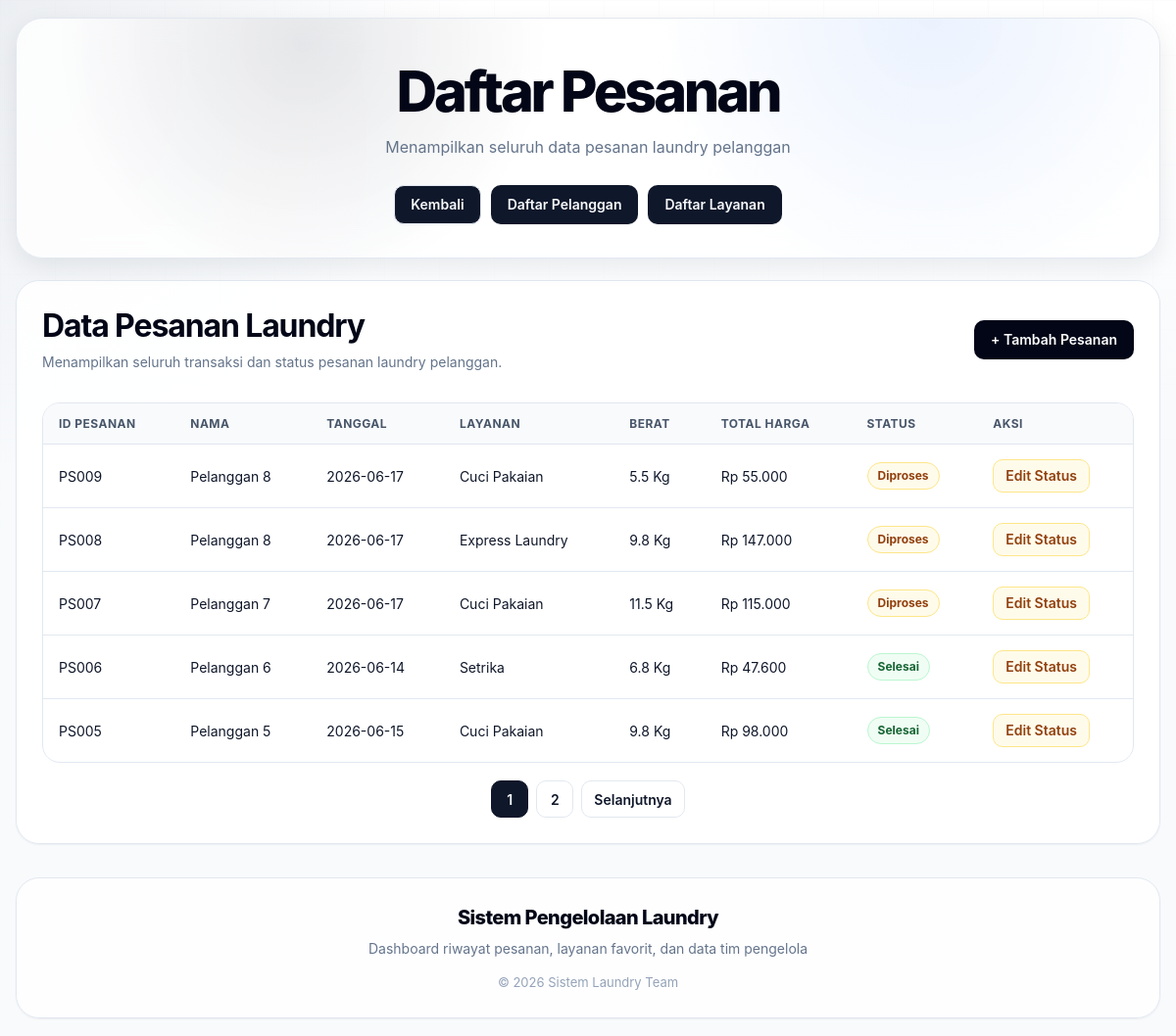
/pages/pesanan/daftar_pesanan.php, run on the app's committed database.
### tables this page shows
CREATE TABLE `pesanan` (
  `id_pesanan` char(5) NOT NULL,
  `id_pelanggan` char(5) NOT NULL,
  `tanggal_pesanan` varchar(20) NOT NULL,
  `status_pesanan` varchar(50) NOT NULL
);

CREATE TABLE `pelanggan` (
  `id_pelanggan` char(5) NOT NULL,
  `nama` varchar(100) NOT NULL,
  `no_telp` varchar(13) NOT NULL,
  `email` varchar(100) NOT NULL,
  `alamat` varchar(100) NOT NULL
);

CREATE TABLE `layanan` (
  `id_layanan` char(5) NOT NULL,
  `nama_layanan` varchar(100) NOT NULL,
  `harga_per_kg` char(10) NOT NULL
);

CREATE TABLE `detail_pesanan` (
  `id_detail` char(5) NOT NULL,
  `id_pesanan` char(5) NOT NULL,
  `id_layanan` char(5) NOT NULL,
  `berat_kg` float DEFAULT NULL
);

### pages/pesanan/daftar_pesanan.php (the view, shortened to what this page needs)
<?php
include "../../config/koneksi.php";
$limit = 5;
$halaman = isset($_GET['halaman']) ? (int) $_GET['halaman'] : 1;
$total_query = mysqli_query($koneksi, "
    SELECT COUNT(*) AS total_data
    FROM pesanan p
    JOIN pelanggan pl ON p.id_pelanggan = pl.id_pelanggan
    JOIN detail_pesanan dp ON p.id_pesanan = dp.id_pesanan
    JOIN layanan l ON dp.id_layanan = l.id_layanan
");
$total_data = mysqli_fetch_assoc($total_query)['total_data'];
$total_halaman = ceil($total_data / $limit);
$offset = ($halaman - 1) * $limit;
?>
<!DOCTYPE html>
<html lang="id">
<head>
    <link rel="stylesheet" href="../../assets/css/style.css">
</head>
<body>
<header class="hero-small">
    <h1>Daftar Pesanan</h1>
    <p>Menampilkan seluruh data pesanan laundry pelanggan</p>
    <div class="container-button">
        <a class="buttonx button-back" href="../../index.php">Kembali</a>
        <a class="buttonx" href="../pelanggan/daftar_pelanggan.php">Daftar Pelanggan</a>
        <a class="buttonx" href="../layanan/daftar_layanan.php">Daftar Layanan</a>
    </div>
</header>
<div class="container">
    <div class="top-section">
        <div>
            <h2 class="judul-left">Data Pesanan Laundry</h2>
            <p class="deskripsi-left">
                Menampilkan seluruh transaksi dan status pesanan laundry pelanggan.
            </p>
        </div>
        <a class="buttonx button-tambah" href="tambah_pesanan.php">
            + Tambah Pesanan
        </a>
    </div>
    <div class="content">
        <table>
            <tr>
                <th>ID Pesanan</th>
                <th>Nama</th>
                <th>Tanggal</th>
                <th>Layanan</th>
                <th>Berat</th>
                <th>Total Harga</th>
                <th>Status</th>
                <th>Aksi</th>
            </tr>
            <?php
            $query = mysqli_query($koneksi, "
                SELECT
                    p.id_pesanan,
                    pl.nama,
                    p.tanggal_pesanan,
                    l.nama_layanan,
                    dp.berat_kg,
                    l.harga_per_kg,
                    (dp.berat_kg * l.harga_per_kg) AS total_harga,
                    p.status_pesanan
                FROM pesanan p
                JOIN pelanggan pl ON p.id_pelanggan = pl.id_pelanggan
                JOIN detail_pesanan dp ON p.id_pesanan = dp.id_pesanan
                JOIN layanan l ON dp.id_layanan = l.id_layanan
                ORDER BY p.id_pesanan DESC
                LIMIT $limit OFFSET $offset
            ");
            while ($row = mysqli_fetch_array($query)) {
                $status = strtolower($row['status_pesanan']);
            ?>
            <tr>
                <td><?php echo $row['id_pesanan']; ?></td>
                <td><?php echo $row['nama']; ?></td>
                <td><?php echo $row['tanggal_pesanan']; ?></td>
                <td><?php echo $row['nama_layanan']; ?></td>
                <td><?php echo $row['berat_kg']; ?> Kg</td>
                <td>Rp <?php echo number_format($row['total_harga'], 0, ',', '.'); ?></td>
                <td>
                    <?php
                    if ($status == "proses" || $status == "diproses") {
                        echo '<span class="status proses">Diproses</span>';
                    } else if ($status == "selesai") {
                        echo '<span class="status selesai">Selesai</span>';
                    }
                    ?>
                </td>
                <td>
                    <a
                        class="btn-edit"
                        href="edit_status_pesanan.php?id_pesanan=<?php echo $row['id_pesanan']; ?>">
                        Edit Status
                    </a>
                </td>
            </tr>
            <?php } ?>
        </table>
        <?php if ($total_halaman > 1) { ?>
        <div class="pagination">
            <?php for ($i = 1; $i <= $total_halaman; $i++) { ?>
                <a
                    href="daftar_pesanan.php?halaman=<?php echo $i; ?>"
                    class="<?php echo ($i == $halaman) ? 'active' : ''; ?>">
                    <?php echo $i; ?>
                </a>
            <?php } ?>
            <?php if ($halaman < $total_halaman) { ?>
                <a href="daftar_pesanan.php?halaman=<?php echo $halaman + 1; ?>">
                    Selanjutnya
                </a>
            <?php } ?>
        </div>
        <?php } ?>
    </div>
</div>
<footer class="footer-laundry">
    <h2>Sistem Pengelolaan Laundry</h2>
    <p>Dashboard riwayat pesanan, layanan favorit, dan data tim pengelola</p>
    <div class="copyright">
        © 2026 Sistem Laundry Team
    </div>
</footer>
</body>
</html>

### data on the page
pesanan: id_pesanan "PS009", id_pelanggan.nama "Pelanggan 8", tanggal_pesanan "2026-06-17", layanan.nama_layanan "Cuci Pakaian", detail_pesanan.berat_kg "5.5", total_harga "55.000", status_pesanan "Diproses"
pesanan: id_pesanan "PS008", id_pelanggan.nama "Pelanggan 8", tanggal_pesanan "2026-06-17", layanan.nama_layanan "Express Laundry", detail_pesanan.berat_kg "9.8", total_harga "147.000", status_pesanan "Diproses"
pesanan: id_pesanan "PS007", id_pelanggan.nama "Pelanggan 7", tanggal_pesanan "2026-06-17", layanan.nama_layanan "Cuci Pakaian", detail_pesanan.berat_kg "11.5", total_harga "115.000", status_pesanan "Diproses"
pesanan: id_pesanan "PS006", id_pelanggan.nama "Pelanggan 6", tanggal_pesanan "2026-06-14", layanan.nama_layanan "Setrika", detail_pesanan.berat_kg "6.8", total_harga "47.600", status_pesanan "Selesai"
pesanan: id_pesanan "PS005", id_pelanggan.nama "Pelanggan 5", tanggal_pesanan "2026-06-15", layanan.nama_layanan "Cuci Pakaian", detail_pesanan.berat_kg "9.8", total_harga "98.000", status_pesanan "Selesai"
